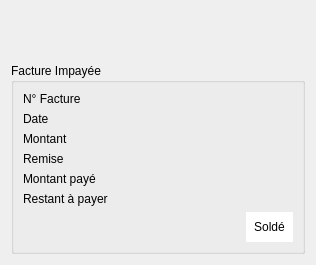
<?xml version="1.0" encoding="UTF-8"?>
<ui version="4.0">
 <class>InfoClient</class>
 <widget class="QDialog" name="InfoClient">
  <property name="geometry">
   <rect>
    <x>0</x>
    <y>0</y>
    <width>316</width>
    <height>248</height>
   </rect>
  </property>
  <property name="windowTitle">
   <string>Informations sur le client</string>
  </property>
  <layout class="QVBoxLayout" name="verticalLayout_2">
   <item>
    <layout class="QHBoxLayout" name="horizontalLayout_2">
     <item>
      <spacer name="horizontalSpacer">
       <property name="orientation">
        <enum>Qt::Horizontal</enum>
       </property>
       <property name="sizeHint" stdset="0">
        <size>
         <width>40</width>
         <height>20</height>
        </size>
       </property>
      </spacer>
     </item>
     <item>
      <widget class="QLabel" name="nom">
       <property name="styleSheet">
        <string notr="true">font-weight:bold;
</string>
       </property>
       <property name="text">
        <string/>
       </property>
      </widget>
     </item>
     <item>
      <spacer name="horizontalSpacer_2">
       <property name="orientation">
        <enum>Qt::Horizontal</enum>
       </property>
       <property name="sizeHint" stdset="0">
        <size>
         <width>40</width>
         <height>20</height>
        </size>
       </property>
      </spacer>
     </item>
    </layout>
   </item>
   <item>
    <layout class="QHBoxLayout" name="horizontalLayout">
     <item>
      <spacer name="horizontalSpacer_3">
       <property name="orientation">
        <enum>Qt::Horizontal</enum>
       </property>
       <property name="sizeHint" stdset="0">
        <size>
         <width>40</width>
         <height>20</height>
        </size>
       </property>
      </spacer>
     </item>
     <item>
      <widget class="QLabel" name="contact">
       <property name="styleSheet">
        <string notr="true">font-weight:bold;</string>
       </property>
       <property name="text">
        <string/>
       </property>
      </widget>
     </item>
     <item>
      <spacer name="horizontalSpacer_4">
       <property name="orientation">
        <enum>Qt::Horizontal</enum>
       </property>
       <property name="sizeHint" stdset="0">
        <size>
         <width>40</width>
         <height>20</height>
        </size>
       </property>
      </spacer>
     </item>
    </layout>
   </item>
   <item>
    <widget class="QGroupBox" name="groupBox">
     <property name="title">
      <string>Facture Impayée</string>
     </property>
     <layout class="QVBoxLayout" name="verticalLayout">
      <item>
       <layout class="QFormLayout" name="formLayout">
        <property name="fieldGrowthPolicy">
         <enum>QFormLayout::AllNonFixedFieldsGrow</enum>
        </property>
        <item row="0" column="0">
         <widget class="QLabel" name="label">
          <property name="text">
           <string>N° Facture</string>
          </property>
         </widget>
        </item>
        <item row="0" column="1">
         <widget class="QLabel" name="num_facture">
          <property name="text">
           <string/>
          </property>
          <property name="alignment">
           <set>Qt::AlignRight|Qt::AlignTrailing|Qt::AlignVCenter</set>
          </property>
         </widget>
        </item>
        <item row="1" column="0">
         <widget class="QLabel" name="label_2">
          <property name="text">
           <string>Date</string>
          </property>
         </widget>
        </item>
        <item row="1" column="1">
         <widget class="QLabel" name="date">
          <property name="text">
           <string/>
          </property>
          <property name="alignment">
           <set>Qt::AlignRight|Qt::AlignTrailing|Qt::AlignVCenter</set>
          </property>
         </widget>
        </item>
        <item row="2" column="0">
         <widget class="QLabel" name="label_3">
          <property name="text">
           <string>Montant</string>
          </property>
         </widget>
        </item>
        <item row="2" column="1">
         <widget class="QLabel" name="montant">
          <property name="text">
           <string/>
          </property>
          <property name="alignment">
           <set>Qt::AlignRight|Qt::AlignTrailing|Qt::AlignVCenter</set>
          </property>
         </widget>
        </item>
        <item row="3" column="0">
         <widget class="QLabel" name="label_4">
          <property name="text">
           <string>Remise</string>
          </property>
         </widget>
        </item>
        <item row="3" column="1">
         <widget class="QLabel" name="remise">
          <property name="text">
           <string/>
          </property>
          <property name="alignment">
           <set>Qt::AlignRight|Qt::AlignTrailing|Qt::AlignVCenter</set>
          </property>
         </widget>
        </item>
        <item row="4" column="0">
         <widget class="QLabel" name="label_5">
          <property name="text">
           <string>Montant payé</string>
          </property>
         </widget>
        </item>
        <item row="4" column="1">
         <widget class="QLabel" name="montant_paye">
          <property name="text">
           <string/>
          </property>
          <property name="alignment">
           <set>Qt::AlignRight|Qt::AlignTrailing|Qt::AlignVCenter</set>
          </property>
         </widget>
        </item>
        <item row="5" column="0">
         <widget class="QLabel" name="label_6">
          <property name="text">
           <string>Restant à payer</string>
          </property>
         </widget>
        </item>
        <item row="5" column="1">
         <widget class="QLabel" name="reste">
          <property name="text">
           <string/>
          </property>
          <property name="alignment">
           <set>Qt::AlignRight|Qt::AlignTrailing|Qt::AlignVCenter</set>
          </property>
         </widget>
        </item>
       </layout>
      </item>
      <item>
       <layout class="QHBoxLayout" name="horizontalLayout_3">
        <item>
         <spacer name="horizontalSpacer_5">
          <property name="orientation">
           <enum>Qt::Horizontal</enum>
          </property>
          <property name="sizeHint" stdset="0">
           <size>
            <width>40</width>
            <height>20</height>
           </size>
          </property>
         </spacer>
        </item>
        <item>
         <widget class="QPushButton" name="pushButton">
          <property name="styleSheet">
           <string notr="true">background-color:white;
padding:8px;
border:none;</string>
          </property>
          <property name="text">
           <string>Soldé</string>
          </property>
         </widget>
        </item>
       </layout>
      </item>
     </layout>
    </widget>
   </item>
  </layout>
 </widget>
 <resources/>
 <connections/>
</ui>
